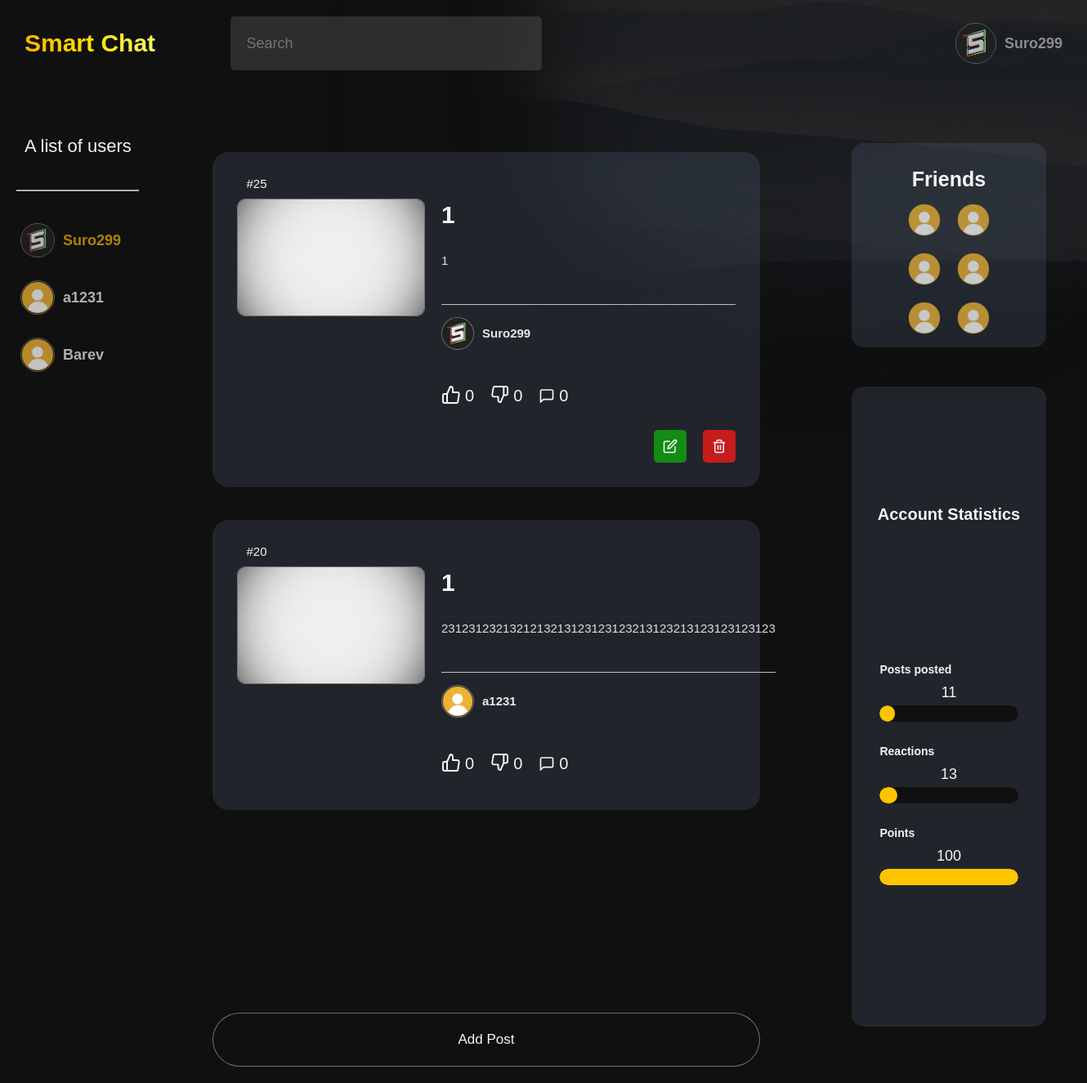
Screenshot of / (signed in) with the database file from the repository.
### users/models.py (models this page shows, shortened)
class CustomUser(AbstractBaseUser, PermissionsMixin):
    username = models.CharField(_("User name"), max_length=255, unique=True)
    email = models.EmailField(_("email address"), blank=True, default = "",)
    avatar = models.ImageField(_("User avatar"), blank=True, default = "default_avatar.png",)
    posts_posted = models.PositiveBigIntegerField(_("posts_posted"), blank = True, default = 0)
    reactions = models.PositiveBigIntegerField(_("reactions"), blank = True, default = 0)
    points = models.PositiveBigIntegerField(_("points"), blank = True, default = 0)
    is_staff = models.BooleanField(default=False)
    is_active = models.BooleanField(default=True)
    date_joined = models.DateTimeField(default=timezone.now)
    USERNAME_FIELD = "username"
    REQUIRED_FIELDS = ["email"]
    objects = CustomUserManager()

### main/models.py (models this page shows, shortened)
class PostsModel(models.Model):
    sender = models.ForeignKey(CustomUser, on_delete=models.CASCADE, null=True, blank=True)
    post_title = models.CharField("Post Title", max_length = 255)
    post_text = models.TextField("Post Content")
    post_image = models.ImageField("Post Image", blank = True)
    comments = models.PositiveBigIntegerField("Comments Count", blank = True, default = 0)
    timestamp = models.DateTimeField(auto_now_add = True)
    post_tags = models.ManyToManyField("Tag", blank = True)
    likers = models.ManyToManyField(CustomUser, related_name = "likers", blank = True)
    dislikers = models.ManyToManyField(CustomUser, related_name = "dislikers", blank = True)

### main/views.py (the view, shortened to what this page needs)
# urls.py: path("", views.posts, name = "posts"),
def posts(request):
    if not(request.user.is_authenticated):
        return redirect("login")
    user_list = User.objects.all()
    post_list = PostsModel.objects.all()[::-1]
    return render(request, "main/posts.html", context = {
            "user_list": user_list,
            "post_list": post_list,
        })

### main/templates/main/posts.html (shortened to what this page needs)
{% load static %}
<!DOCTYPE html>
<html lang="en">
<head>
    <link rel="stylesheet" href="{% static 'main/css/home/style.css' %}">
    <link rel="stylesheet" href="{% static 'main/css/inc/style.css' %}">
</head>
<body>
    <div class="background_imgae">
        <img  src="{% static 'main/img/backgrounds/home_bgp.jpg'%}" alt="">
    </div>
    {% include 'main/inc/header.html' %}
    <menu>
        <p> A list of users </p>
        <hr>
        <ul>
            {% for i in user_list%}
                {% if i.is_staff %}
                    <li>
                        <a href="">
                            <img src="{{ i.avatar.url }}" alt="">
                            <h3 style = "color: rgba(230, 174, 8, 0.721)" > {{ i.username }} </h3>
                        </a>
                    </li>
                {% else %}
                    <li style = "box-shadow: 17px 0px 1px 0px rgba(71, 208, 52, 0.89) inset;">
                        <a href="">
                            <img src="{{ i.avatar.url }}" alt="User avatar">
                            <h3> {{ i.username }} </h3>
                        </a>
                    </li>
                {% endif%}
            {% endfor %}
        </ul>
    </menu>
    <main>
        {% for i in post_list%}
        <section  class = "post">
            <div>
                <span>
                    <p> #{{ i.id }} </p>
                </span>
                {% if i.post_image %}
                    <img src="{{ i.post_image.url }}" alt="">
                {% else %}
                    <img src="{% static 'main/img/backgrounds/load_imgae.jpeg'%}" alt="">
                {% endif %}
            </div>
            <div>
                <h1> {{ i.post_title }} </h1>
                <a class = "post_text" href = "">
                    {{ i.post_text }}
                </a>
                <a href="">
                    <span>
                        <img src="{{ i.sender.avatar.url }}" alt="">
                        <h1> {{ i.sender.username }} </h1>
                    </span>
                </a>
                <span>
                    <form method="post">
                        {% if user in i.likers.all %}
                            <dl><button value = "{{i.id}}" name = "btn_l" type="submit"><img style=" filter: drop-shadow(0 0 1rem rgb(72, 255, 0));  width: 2.5rem;" src="{% static 'main/icon/home/active_like.svg' %}" alt="like"> </button> <p> {{ i.likers.count }} </p> </dl>
                        {% else %}
                            <dl><button value = "{{i.id}}" name = "btn_l" type="submit"><img src="{% static 'main/icon/home/like.svg' %}" alt="like"> </button> <p> {{ i.likers.count }} </p> </dl>
                        {% endif %}
                        {% if user in i.dislikers.all %}
                            <dl><button value = "{{i.id}}" name = "btn_d" type="submit"><img style = "filter: drop-shadow(0 0 1rem rgb(255, 0, 0)); width: 2.3rem;" src="{% static 'main/icon/home/active_dislike.svg' %}" alt="dislike"> </button> <p> {{ i.dislikers.count }} </p> </dl>
                        {% else %}
                            <dl><button value = "{{i.id}}" name = "btn_d" type="submit"><img src="{% static 'main/icon/home/dislike.svg' %}" style = "width: 2.3rem;" alt="dislike"> </button> <p> {{ i.dislikers.count  }} </p> </dl>
                        {% endif %}
                        <dl><a href=""><img src="{% static 'main/icon/home/comment.svg' %}" alt="Comment"> </> <p> {{ i.comments }} </p></a> </dl>
                    </form>
                </span>
                {% if i.sender.username == user.username %}
                <span>
                    <a href="del_post/{{i.id}}">
                        <button value = "{{i.id}}" name = "edit_btn">
                            <img src="{% static 'main/icon/home/edit_post.svg' %}" alt="Edit">
                        </button>
                        <button value = "{{i.id}}" name = "delete_btn">
                            <img src="{% static 'main/icon/home/del_post.svg' %}" alt="Delete">
                        </button>
                    </a>
                </span>
                {% endif %}
            </div>
        </section>
        {% endfor %}
    </main>
    <footer>
        <a href="{% url 'add_post' %}"> <button> Add Post </button> </a>
    </footer>
    <nav>
        <section>
            <h1> Friends </h1>
            <span>
                <img src="{% static 'main/default_avatars/default_avatar.png'%}" alt=""></div>
                <img src="{% static 'main/default_avatars/default_avatar.png'%}" alt=""></div>
                <img src="{% static 'main/default_avatars/default_avatar.png'%}" alt=""></div>
                <img src="{% static 'main/default_avatars/default_avatar.png'%}" alt=""></div>
                <img src="{% static 'main/default_avatars/default_avatar.png'%}" alt=""></div>
                <img src="{% static 'main/default_avatars/default_avatar.png'%}" alt=""></div>
            </span>
        </section>
        <section>
            <h1> Account Statistics </h1>
            <span>
                <div class = "stat_div">
                    <h2> Posts posted </h2>
                    <p> {{ user.posts_posted}} </p>
                    <div>
                        <div style = "width: {{ user.posts_posted }}%;">  </div>
                    </div>
                </div>
                <div class = "stat_div" >
                    <h2> Reactions </h2>
                    <p> {{ user.reactions }} </p>
                    <div>
                        <div style = "width: {{ user.reactions }}%;">  </div>
                    </div>
                </div>
                <div class = "stat_div" >
                    <h2> Points </h2>
                    <p> {{ user.points }} </p>
                    <div>
                        <div style = "width: {{ user.points }}%;">  </div>
                    </div>
                </div>
            </span>
        </section>
    </nav>
</body>
</html>

### main/templates/main/inc/settings_menu.html (shortened to what this page needs)
{% load static %}

### main/templates/main/inc/header.html
<header>
    <section>
        <h1> <span>Smart</span> Chat </h1>
    </section>
    <section>
        <input type="text" placeholder = "Search">
    </section>
    <section id = "user_btn">
        <button> <img src="{{ user.avatar.url }}" alt=""> </button>
        <h3> {{ user.username }} </h3>
    </section>
</header>

### main/static/main/css/inc/style.css (style rules this page uses)
header { z-index: 1; grid-area: header; display: flex; align-items: center; padding: 1rem 3rem; background-color: transparent; height: 8vh; }
header section:first-child h1 { font-size: 3rem; color: transparent; -webkit-background-clip: text; background-clip: text; background-image: linear-gradient(to right, #ffb300, #ffe100, #f3fa62); }
header section:nth-child(2) { margin-left: 7.2%; height: 5vh; width: 30%; }
header section:nth-child(2) input { width: 100%; height: 100%; border-radius: 0.5rem; border: none; outline: none; padding-left: 2rem; background-color: rgba(245, 245, 245, 0.127); font-size: 1.8rem; color: whitesmoke; }
header section:last-child { right: 3rem; position: absolute; display: flex; align-items: center; }
header section:last-child button { width: 5rem; height: 5rem; border-radius: 50%; border: none; background-color: transparent; }
header section:last-child button img { border-radius: 50%; width: 100%; height: 100%; opacity: 75%; transition: 0.3s; border: 1px solid rgba(138, 138, 138, 0.794); }
header section:last-child h3 { font-size: 1.8rem; margin-left: 1rem; color: rgba(245, 245, 245, 0.519); transition: 0.3s; }

### rows the page displays
CustomUser: avatar (picture), username "Suro299", posts_posted "11", reactions "13", points "100"
CustomUser: avatar (placeholder picture), username "a1231"
CustomUser: avatar (placeholder picture), username "Barev"
PostsModel: id "25", post_title "1", post_text "1", sender.avatar (picture), sender.username "Suro299", likers.count "0", dislikers.count "0", comments "0"
PostsModel: id "20", post_title "1", post_text "2312312321321213213123123123213123213123123123123", sender.avatar (placeholder picture), sender.username "a1231", likers.count "0", dislikers.count "0", comments "0"
